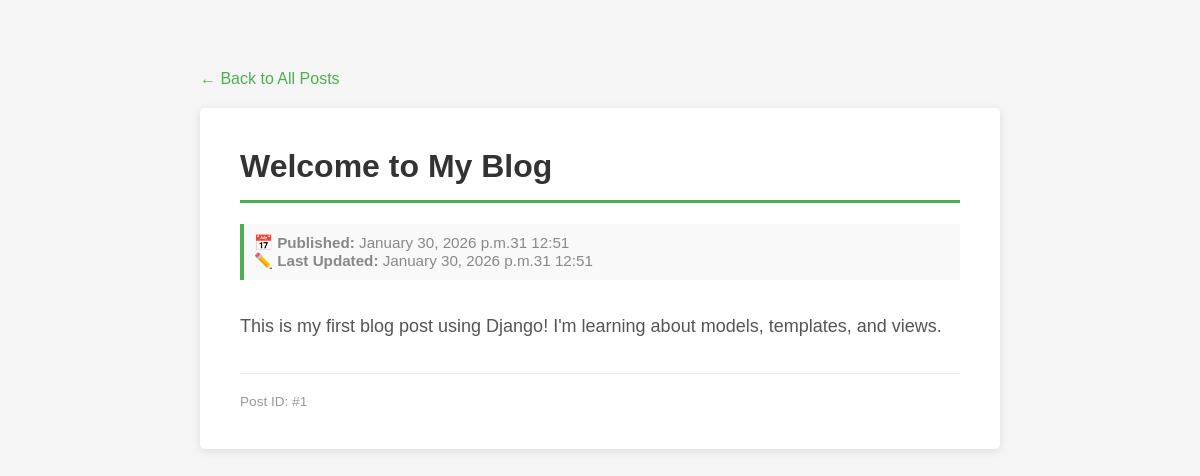
Page /blog/1/ on the committed database.
### blog/models.py (models this page shows, shortened)
class Post(models.Model):
    title = models.CharField(max_length=200)
    content = models.TextField()
    created_at = models.DateTimeField(auto_now_add=True)
    updated_at = models.DateTimeField(auto_now=True)
    class Meta:
        ordering = ['-created_at']  # Newest first

### blog/views.py (the view)
# urls.py: path('<int:pk>/', PostDetailView.as_view(), name='post_detail'),  # NEW!
class PostDetailView(View):
    def get(self, request, pk):
        post = get_object_or_404(Post, pk=pk)
        context = {'post': post}
        return render(request, 'post_detail.html', context)

### blog/templates/post_detail.html (shortened to what this page needs)
<!DOCTYPE html>
<html lang="en">
<head>
</head>
<body>
    <a href="{% url 'post_list' %}" class="back-link">← Back to All Posts</a>
    <div class="post-detail">
        <h1 class="post-title">{{ post.title }}</h1>
        <div class="post-meta">
            <strong>📅 Published:</strong> {{ post.created_at|date:"F d, Y at H:i" }}<br>
            {% if post.updated_at != post.created_at %}
                <strong>✏️ Last Updated:</strong> {{ post.updated_at|date:"F d, Y at H:i" }}
            {% endif %}
        </div>
        <div class="post-content">
            {{ post.content|linebreaks }}
        </div>
        <div class="post-id">
            Post ID: #{{ post.pk }}
        </div>
    </div>
</body>
</html>

### blog/templates/post_detail.html (style rules this page uses)
body { font-family: Arial, sans-serif; max-width: 800px; margin: 50px auto; padding: 20px; background-color: #f5f5f5; }
.back-link { color: #4CAF50; text-decoration: none; font-size: 16px; margin-bottom: 20px; display: inline-block; }
.post-detail { background: white; padding: 40px; border-radius: 5px; box-shadow: 0 2px 10px rgba(0,0,0,0.1); }
.post-title { color: #333; border-bottom: 3px solid #4CAF50; padding-bottom: 15px; margin-top: 0; }
.post-meta { color: #888; font-size: 0.95em; margin: 20px 0; padding: 10px; background-color: #f9f9f9; border-left: 4px solid #4CAF50; }
.post-content { color: #555; line-height: 1.8; font-size: 18px; margin-top: 30px; }
.post-id { color: #999; font-size: 0.85em; margin-top: 30px; padding-top: 20px; border-top: 1px solid #eee; }

### rows in the picture
Post: title "Welcome to My Blog", created_at "January 30, 2026 p.m.31 12:51", updated_at "January 30, 2026 p.m.31 12:51", content "This is my first blog post using Django! I'm learning about models, templates, and views.", pk "1"
